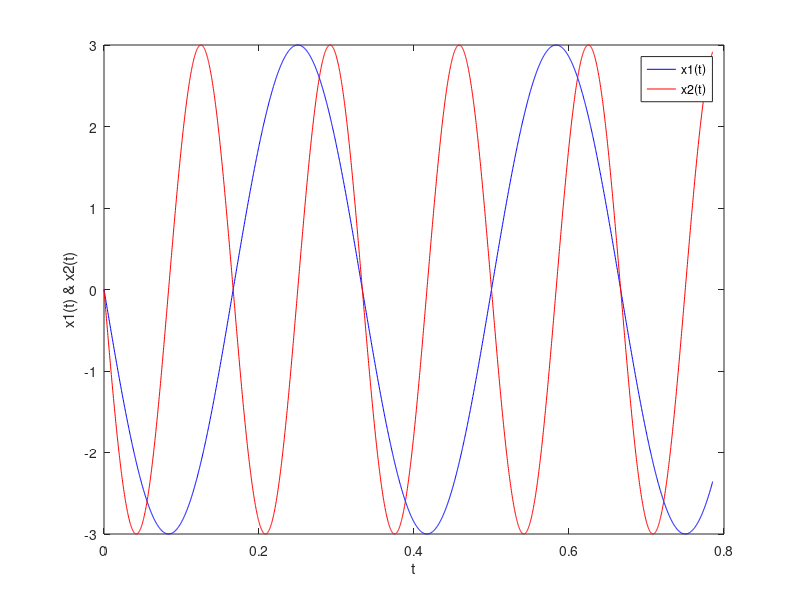

Write the MATLAB code that produced this figure.
% setting up a suitable range of values for t
t = 0: pi/10000 :pi/4;

x1 = 3*exp( (6*pi*t + pi/2)*1i );
x2 = 3*exp( (12*pi*t + pi/2)*1i );

% plotting only the real parts of the functions
plot(t,real(x1),'b', t,real(x2),'r');
xlabel('t');
ylabel('x1(t) & x2(t)');
legend('x1(t)', 'x2(t)');